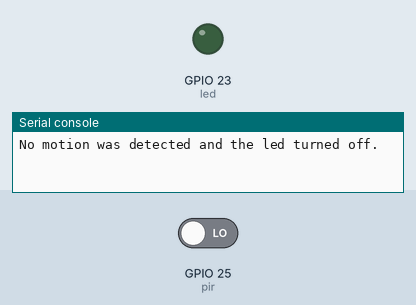
Bench run of a program on a simulated ESP32 board running MicroPython. On the bench: output pins drawn as LEDs (lit = HIGH), the last lines printed to the serial console. Wiring (from the project's diagram.json): green LED on GPIO 23, PIR motion sensor on GPIO 25. Inputs (shaded band) come from the test bench; at power-on: GPIO 25 (pir) LOW.

Above: at 1.2 s.
1.3 s: GPIO 25 (pir) driven HIGH
At 3.4 s:
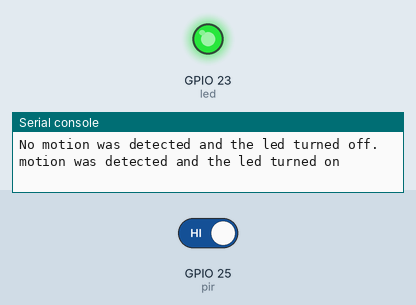
4.0 s: GPIO 25 (pir) driven LOW
At 4.9 s:
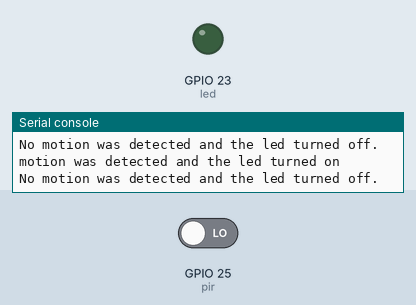
Timing chart, 0 to 7.0 s (numbered marks = the images above; inputs shaded):
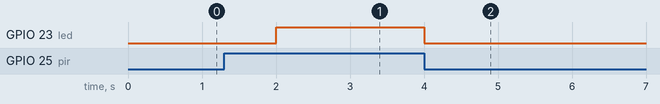

The program:

pir_with_led.py
```python
# import library
from machine import Pin
from time import sleep
# Set led pin
led = Pin(23, Pin.OUT)
# Set pir pin
pir = Pin(25, Pin.IN)

def detect_motion_to_on_led():
    """ on and off led with pir sensore
    """

    if pir.value() == True:
        led.on()
        print("motion was detected and the led turned on")
    else:
        led.off()
        print("No motion was detected and the led turned off.")
    sleep(2) # delay


def run():
    """run all function"""
    while True:
        detect_motion_to_on_led()

run()
```

Measured:
- after the input at 1.3 s, GPIO 23 (led): LOW → HIGH after 0.70 s
- after the input at 4.0 s, GPIO 23 (led): HIGH → LOW at once
